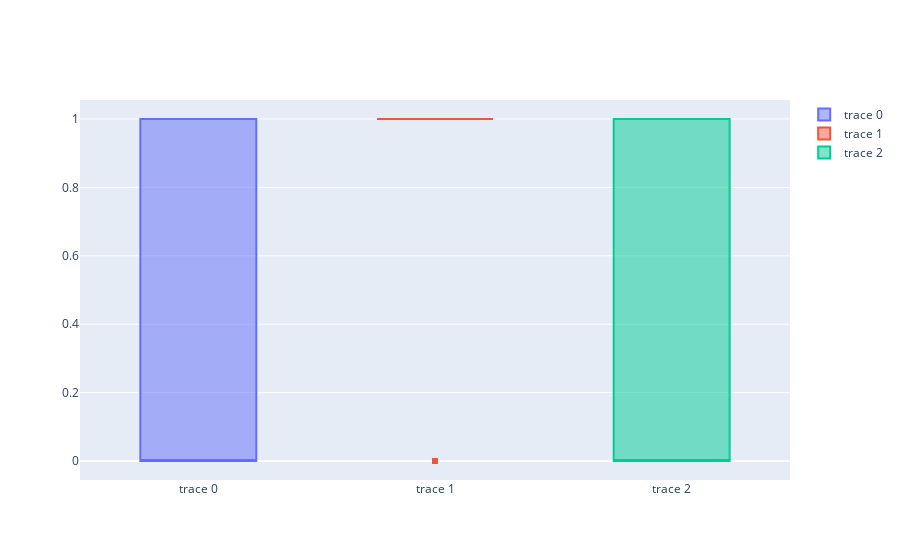

Notebook cell for this chart:
### Markdown cell above
Quando olhamos os valores das colunas "score_ext_" percebemos o motivo de ter uma qualidade tão baixa, o modelo gera valores 1 ou 0, não valores entre esse intervalo pois estas colunas são previamente normalizadas e com isso explica a baixa qualidade desses dados.

### Code cell
import plotly.graph_objects as go

# Gerando gráfico boxplot para verificar a distribuição das colunas "score_ext_"
fig = go.Figure()
fig.add_trace(go.Box(y=new_data['score_ext_1']))
fig.add_trace(go.Box(y=new_data['score_ext_2']))
fig.add_trace(go.Box(y=new_data['score_ext_3']))
fig.show()

#Imprindo uma tabela que mostra as cinco primeiras linhas das colunas "score_ext_"
print('valores "score_ext_"')
display(new_data[['score_ext_1', 'score_ext_2', 'score_ext_3']].head())

#Imprindo valores unicos das colunas "score_ext_"
print(f"Valores unicos de 'score_ext_1': {new_data['score_ext_1'].unique()}")
print(f"Valores unicos de 'score_ext_2': {new_data['score_ext_2'].unique()}")
print(f"Valores unicos de 'score_ext_3': {new_data['score_ext_3'].unique()}")

### Figure 1 — Plotly figure (JSON) as saved in the notebook; plotly's stock layout.template omitted (floating-point values rounded to 4 significant figures; data arrays with more than 128 entries replaced by an {"elided": "..."} marker saying what was removed)
{"data": [{"type": "box", "y": {"elided": "15000 int values"}}, {"type": "box", "y": {"elided": "15000 int values"}}, {"type": "box", "y": {"elided": "15000 int values"}}], "layout": {}}
